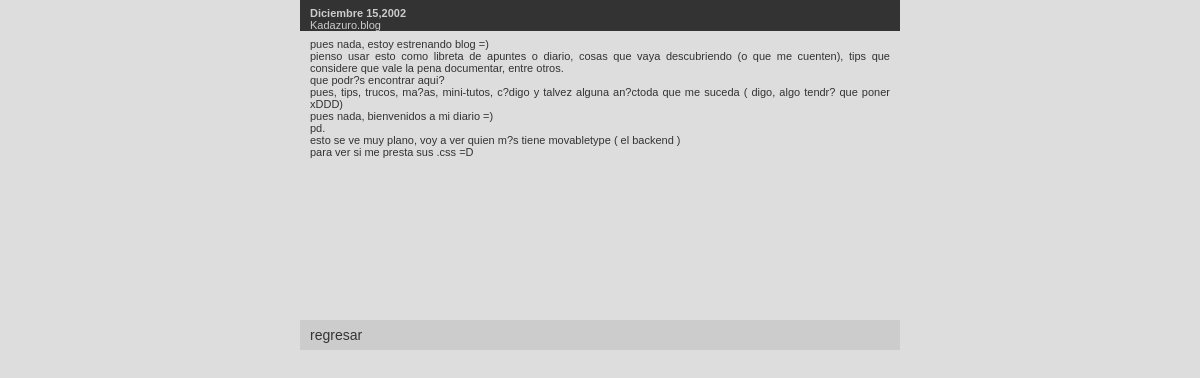
/admin/agenda_ver.php?id=1, run on the app's committed database.
### tables this page shows
CREATE TABLE IF NOT EXISTS `agenda` (
  `id` mediumint(8) NOT NULL auto_increment,
  `seccion` mediumint(8) NOT NULL default '0',
  `cabecera` varchar(50) NOT NULL default '',
  `texto` text NOT NULL,
  `fecha` varchar(8) NOT NULL default '20030000',
  `foto` varchar(40) NOT NULL default 'n/a',
  UNIQUE KEY `id` (`id`),
  KEY `cabecera` (`cabecera`),
  KEY `fecha` (`fecha`)
);

### includes/funciones.php (called while the page is built, shortened)
			<?php
$meses = array ("Enero","Febrero","Marzo","Abril","Mayo","Junio","Julio","Agosto","Septiembre","Octubre","Noviembre","Diciembre");
function  formatFecha($fecha){
	global $meses;
	$mes =substr($fecha, 4, 2);
	settype($mes,"integer");
	return ($meses[$mes].date( " d,Y", mktime(0,0,0,substr ($fecha, 4, 2),substr ($fecha, 6, 2),substr ($fecha, 0, 4)) ));
}
?>

### admin/agenda_ver.php (the view, shortened to what this page needs)
<?php
include("../includes/funciones.php");
if(empty($_GET['id'])){
	header ("Location: index.php");
	exit;
}else{
	$res = mysql_query("SELECT cabecera,texto,fecha,foto FROM agenda WHERE id = ".$_GET['id']) or die("&output=error&msg=".mysql_error());
	if( mysql_num_rows($res) > 0 ){
		list($cabecera,$texto,$fecha,$foto) = mysql_fetch_array($res);
		$fecha = formatFecha($fecha);
		$texto = nl2br($texto);
	}else{
		echo "error al buscar el registro.";
		exit;
	}
}
?>
<html>
<head>
<link href="../estilos.css" rel="stylesheet" type="text/css">
</head>
<body>
<table width="600" height="350" border="0" align="center" cellpadding="0" cellspacing="0">
  <tr height="30">
    <td valign="top" class="cabecera"> <span class="cabeceraBold"><?php echo $fecha;?></span><br>
    <?php echo $cabecera;?></td>
  </tr>
  <tr>
    <td  valign="top" class="texto"><?php echo $texto?><br></td>
  </tr>
  <tr height="30">
    <td valign="top" class="pie"><a href="index.php">regresar</a></td>
  </tr>
</table>
</body>
</html>

### estilos.css (style rules this page uses)
body { scrollbar-face-color: #BBBBBB; scrollbar-highlight-color: #BBBBBB; scrollbar-shadow-color: #BBBBBB; scrollbar-3dlight-color: #BBBBBB; scrollbar-darkshadow-color: #BBBBBB; scrollbar-arrow-color: #333333; scrollbar-track-color: #DDDDDD; scrollbar-base-color: #BBBBBB; background-color: #dddddD; margin: 0 0 0 0; }
A:link { color:#333333; font-size:14px; text-decoration: none; font-family:Arial,Verdana,sans-serif; }
.texto { font-size: 11px; font-family:Arial,Verdana,sans-serif; color:#333333; text-align: justify; }
td { font-size: 11px; font-family:Arial,Verdana,sans-serif; color:#333333; padding: 7 10 0 10; }
.pie { font-size: 11px; font-family:Arial,Verdana,sans-serif; color:333333; background:#CCCCCC; }
.cabecera { font-size: 11px; font-family:Arial, Verdana, sans-serif; color:#CCCCCC; background:#333333; font-weight: normal; }
.cabeceraBold { font-size: 11px; font-family:Arial, Verdana, sans-serif; color:#CCCCCC; background:#333333; font-weight: bold; }

### data on the page
agenda: fecha "Diciembre 15,2002", cabecera "Kadazuro.blog", texto "pues nada, estoy estrenando blog =) pienso usar esto como libreta de apuntes o diario, cosas que vaya descubriendo (o que me cuenten), tips que considere que vale la pena documentar, entre otros. que podr?s encontrar aqui? pues, tips, trucos, ma?as, mini-tutos, c?digo y talvez alguna an?ctoda que me suceda ( digo, algo tendr? que poner xDDD) pues nada, bienvenidos a mi diario =) pd. esto se ve muy plano, voy a ver quien m?s tiene movabletype ( el backend ) para ver si me presta sus .css =D"
